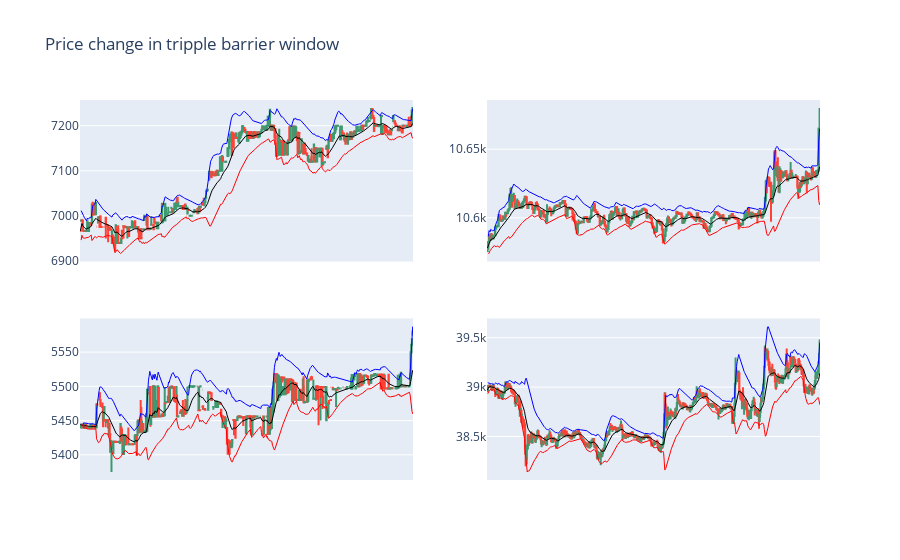

The notebook cell saved with this chart:
### Markdown cell above
#### Graph

### Code cell
import random
import plotly.graph_objects as go
from plotly.subplots import make_subplots

n = 2; m = 2
label_1 = labels[labels['bin'] == 1]
list_1 = random.sample(list(label_1.index), k = n*m)

fig = make_subplots(
    rows = n, cols = m
)

for idx, st in enumerate(list_1):
  et = triple_barrier_events.loc[st]['t1']
  gr_dt = data.loc[st:et]
  avg, upper, lower = bbands(gr_dt['close'], 20, no_of_stdev=2)
  fig.add_trace(go.Candlestick(x=gr_dt.index,
                open=gr_dt.open, high=gr_dt.high,
                low=gr_dt.low, close=gr_dt.close),
                row = idx//n + 1, col = idx%m + 1)
  fig.add_trace(go.Scatter(x=gr_dt.index, y = avg,
                           line = dict(color='black', width=1)),
                row = idx//n + 1, col = idx%m + 1)
  fig.add_trace(go.Scatter(x=gr_dt.index, y = upper,
                           line = dict(color='blue', width=1)),
                row = idx//n + 1, col = idx%m + 1)
  fig.add_trace(go.Scatter(x=gr_dt.index, y = lower,
                           line = dict(color='red', width=1)),
                row = idx//n + 1, col = idx%m + 1)
  
  fig.update_xaxes(rangeslider_visible=False, visible = False)

fig.update_layout(title = 'Price change in tripple barrier window ')
fig.update_traces(showlegend = False)
fig.show()

### Figure 1 — Plotly figure (JSON) as saved in the notebook; plotly's stock layout.template omitted (floating-point values rounded to 4 significant figures; data arrays with more than 128 entries replaced by an {"elided": "..."} marker saying what was removed)
{"data": [{"close": {"elided": "432 float values"}, "high": {"elided": "432 float values"}, "low": {"elided": "432 float values"}, "open": {"elided": "432 float values"}, "showlegend": false, "type": "candlestick", "x": {"elided": "432 str values"}, "xaxis": "x", "yaxis": "y"}, {"line": {"color": "black", "width": 1}, "showlegend": false, "type": "scatter", "x": {"elided": "432 str values"}, "xaxis": "x", "y": {"elided": "432 float values"}, "yaxis": "y"}, {"line": {"color": "blue", "width": 1}, "showlegend": false, "type": "scatter", "x": {"elided": "432 str values"}, "xaxis": "x", "y": {"elided": "432 float values"}, "yaxis": "y"}, {"line": {"color": "red", "width": 1}, "showlegend": false, "type": "scatter", "x": {"elided": "432 str values"}, "xaxis": "x", "y": {"elided": "432 float values"}, "yaxis": "y"}, {"close": {"elided": "391 float values"}, "high": {"elided": "391 float values"}, "low": {"elided": "391 float values"}, "open": {"elided": "391 float values"}, "showlegend": false, "type": "candlestick", "x": {"elided": "391 str values"}, "xaxis": "x2", "yaxis": "y2"}, {"line": {"color": "black", "width": 1}, "showlegend": false, "type": "scatter", "x": {"elided": "391 str values"}, "xaxis": "x2", "y": {"elided": "391 float values"}, "yaxis": "y2"}, {"line": {"color": "blue", "width": 1}, "showlegend": false, "type": "scatter", "x": {"elided": "391 str values"}, "xaxis": "x2", "y": {"elided": "391 float values"}, "yaxis": "y2"}, {"line": {"color": "red", "width": 1}, "showlegend": false, "type": "scatter", "x": {"elided": "391 str values"}, "xaxis": "x2", "y": {"elided": "391 float values"}, "yaxis": "y2"}, {"close": {"elided": "513 float values"}, "high": {"elided": "513 float values"}, "low": {"elided": "513 float values"}, "open": {"elided": "513 float values"}, "showlegend": false, "type": "candlestick", "x": {"elided": "513 str values"}, "xaxis": "x3", "yaxis": "y3"}, {"line": {"color": "black", "width": 1}, "showlegend": false, "type": "scatter", "x": {"elided": "513 str values"}, "xaxis": "x3", "y": {"elided": "513 float values"}, "yaxis": "y3"}, {"line": {"color": "blue", "width": 1}, "showlegend": false, "type": "scatter", "x": {"elided": "513 str values"}, "xaxis": "x3", "y": {"elided": "513 float values"}, "yaxis": "y3"}, {"line": {"color": "red", "width": 1}, "showlegend": false, "type": "scatter", "x": {"elided": "513 str values"}, "xaxis": "x3", "y": {"elided": "513 float values"}, "yaxis": "y3"}, {"close": {"elided": "625 float values"}, "high": {"elided": "625 float values"}, "low": {"elided": "625 float values"}, "open": {"elided": "625 float values"}, "showlegend": false, "type": "candlestick", "x": {"elided": "625 str values"}, "xaxis": "x4", "yaxis": "y4"}, {"line": {"color": "black", "width": 1}, "showlegend": false, "type": "scatter", "x": {"elided": "625 str values"}, "xaxis": "x4", "y": {"elided": "625 float values"}, "yaxis": "y4"}, {"line": {"color": "blue", "width": 1}, "showlegend": false, "type": "scatter", "x": {"elided": "625 str values"}, "xaxis": "x4", "y": {"elided": "625 float values"}, "yaxis": "y4"}, {"line": {"color": "red", "width": 1}, "showlegend": false, "type": "scatter", "x": {"elided": "625 str values"}, "xaxis": "x4", "y": {"elided": "625 float values"}, "yaxis": "y4"}], "layout": {"title": {"text": "Price change in tripple barrier window "}, "xaxis": {"anchor": "y", "domain": [0, 0.45], "rangeslider": {"visible": false}, "visible": false}, "xaxis2": {"anchor": "y2", "domain": [0.55, 1], "rangeslider": {"visible": false}, "visible": false}, "xaxis3": {"anchor": "y3", "domain": [0, 0.45], "rangeslider": {"visible": false}, "visible": false}, "xaxis4": {"anchor": "y4", "domain": [0.55, 1], "rangeslider": {"visible": false}, "visible": false}, "yaxis": {"anchor": "x", "domain": [0.575, 1]}, "yaxis2": {"anchor": "x2", "domain": [0.575, 1]}, "yaxis3": {"anchor": "x3", "domain": [0, 0.425]}, "yaxis4": {"anchor": "x4", "domain": [0, 0.425]}}}
